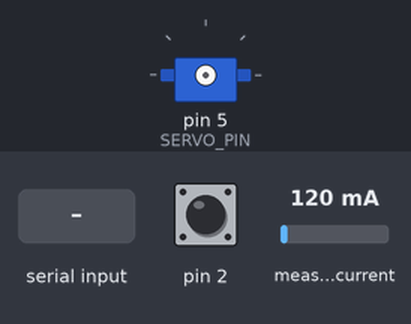
The sketch below on a simulated Arduino Uno, built with avr-gcc and run on an emulated ATmega328P. On the bench: servo. Wiring (inferred from the names in the program): INA219 current sensor at I2C address 0x40; servo: signal pin 5. The test bench sets the inputs (shaded band); at power-on: pin 2 HIGH, measured current 120 mA. Servo pulses on a pin are drawn as a servo (544–2400 µs = 0–180°).

Above: at 1.2 s.
1.3 s: "1" received over Serial
At 2.9 s:
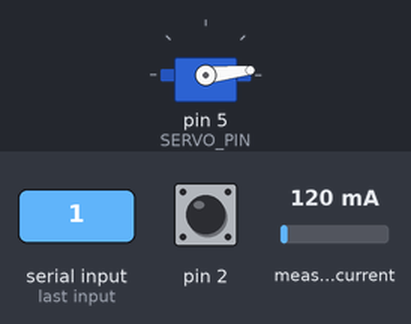
4.3 s: "2" received over Serial
At 5.5 s:
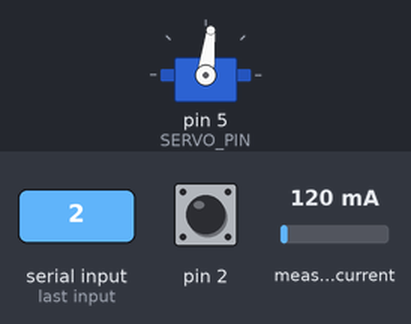
Timing chart, 0 to 7.3 s (numbered marks = the images above; inputs shaded):
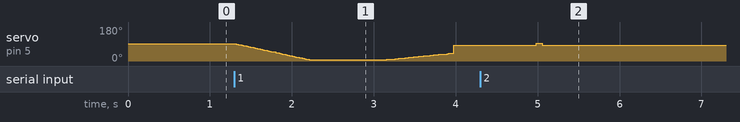

The sketch:

lombard_servo_20240430.ino
```cpp
#include <Wire.h>
#include <Adafruit_INA219.h>
#define INA219_ADDRESS (0x40)  // Адрес INA219 на шине I2C
// основные переменные
#define SERVO_PIN 5               // Пин, к которому подключен сервопривод
#define MIN_PULSE_WIDTH 600       // Минимальная длительность импульса для 0 градусов
#define MAX_PULSE_WIDTH 2400      // Максимальная длительность импульса для 180 градусов
#define NEUTRAL_PULSE_WIDTH 1500  // длительность импульса для 90 градусов
#define ACCELERATION_TIME 3665    // время работы серво
#define MAX_AM 750                // максимальная нагрузка
#define MIN_AM 63                 // минимальная нагрузка
#define speed 20                  // скорость


//таймер
int count = 0;
unsigned long startTime;  // начало основного цикла
unsigned long time;       // начало основного цикла
bool flag_racing = true;
bool button_flag = true;  // нажатие кнопки
float current_mA_old = 0;
float current_mA = 0;                                                     // нагрузка
int ACCELERATION_STEP_braking = 900 / ((ACCELERATION_TIME / 2) / speed);  // Шаг изменения скорости поворота сервопривода замеднение
int ACCELERATION_STEP_racing = 900 / ((ACCELERATION_TIME / 4) / speed);   // Шаг изменения скорости поворота сервопривода ускорение
int AM_STEP_braking = MAX_AM / ((ACCELERATION_TIME / 2) / speed);         // Шаг изменения максимальной нагрузки замедление
int AM_STEP_racing = MAX_AM / ((ACCELERATION_TIME / 4) / speed);          // Шаг изменения максимальной нагрузки ускорение
int step_speed = 0;                                                       // шаг ускорения и замедления

// Данные с INA219
int16_t readRegister(uint8_t reg) {
  Wire.beginTransmission(INA219_ADDRESS);
  Wire.write(reg);
  Wire.endTransmission(false);

  Wire.requestFrom((int)INA219_ADDRESS, (int)2);
  return (Wire.read() << 8) | Wire.read();
}

// Функция для получения силы тока в мА
float getCurrent_mA() {
  int16_t raw_current = readRegister(0x04);  // Регистр сырых данных о токе
  return raw_current * 0.1;                  // Коэффициент преобразования для получения значения в мА
}

void setup() {
  Wire.begin();
  Serial.begin(9600);
  //Serial.println("Hello!");
  attachInterrupt(0, isr, FALLING);
  // Инициализация сервопривода
  pinMode(SERVO_PIN, OUTPUT);
  if (getCurrent_mA() == 0) {
    Serial.println("error INA219");
  }
}

// Если прерывание
void isr() {
  button_flag = false;  // кнопка нажата
  stopServo();          // остановить  серво
}

void loop() {
  parsing();
}

void parsing() {
  if (Serial.available() > 0) {
    char command = Serial.read();
    switch (command) {
      case '1':
        rotateServoWithAcceleration(false);  // открыть
        break;
      case '2':
        rotateServoWithAcceleration(true);  // закрыть
        break;
    }
  }
}

void rotateServo_speed() {

  if (millis() - startTime < ACCELERATION_TIME / 4) {  // если не прошло больше 1/4 тогда ускоряемся
    if (step_speed < 900) {                            // и если скороть не максимальная
      step_speed += ACCELERATION_STEP_racing;          // ускорение
      flag_racing = false;
    }
  } else if (millis() - startTime > (ACCELERATION_TIME / 2) && millis() - startTime < (ACCELERATION_TIME - 1000)) {  // если не прошло больше 1/2 тогда замедляемся
    if (step_speed > 20) {                                                                                           //и если скороть не минимальная
      step_speed -= ACCELERATION_STEP_braking;                                                                       // замедление
    }
  } else if (millis() - startTime > (ACCELERATION_TIME - 1000)) { // очень плавное закрытие или открытие
    step_speed = 100;
  } else {
    flag_racing = true;
  }
}


// основной цикл работы серво
void rotateServoWithAcceleration(int inc) {

  button_flag = true;    // кнопка не нажата
  Serial.println();      // очистить буфер
  startTime = millis();  // начало основного таймера для серво
  step_speed = 0;
  current_mA = 0;
  current_mA_old = 100;  // обнулить значение нагрузки
  while (millis() - startTime < ACCELERATION_TIME) {
    rotateServo_speed();
    /*
    // график нагрузки
    Serial.print(step_am);
    Serial.print(',');
    Serial.print(current_mA);
    Serial.println();
    */

    if (inc) {  // закрыть
      rotateServo(1500 + step_speed);
      if (!button_flag) {
        stopServo();
        break;
      }
      if (current_mA > current_mA_old + 100) { //если больше заданого значение остановить и поднять шатер
        stopServo();
        delay(50);
        open((millis() - startTime) * 4.4);
        break;
      }
    } else {  // открыть
      if (current_mA > current_mA_old + 120) { //если больше заданого значение остановить
        stopServo();
        break;
      }
      rotateServo(1500 - step_speed);
    }
  }
}


void open(unsigned long Time) { // плавно поднимает шатер с учетом пройденого времени
  startTime = millis();
  while (millis() - startTime < Time) {
    rotateServo(1400);  // открыть
  }
}


void rotateServo(int degrees) {  // севро
  digitalWrite(SERVO_PIN, HIGH);
  delayMicroseconds(degrees);
  digitalWrite(SERVO_PIN, LOW);
  delay(speed - 1);  // Задержка для плавного вращения
  if (current_mA > current_mA_old || !flag_racing) {
    current_mA_old = current_mA;
  }
  current_mA = getCurrent_mA();
}

void stopServo() {               // стоп севро
  digitalWrite(SERVO_PIN, LOW);  // Отключаем питание сервопривода
}
```

Measured:
- after the input at 4.3 s, servo on pin 5 (SERVO_PIN): 83° → 95° after 0.69 s, → 83° 0.07 s later
